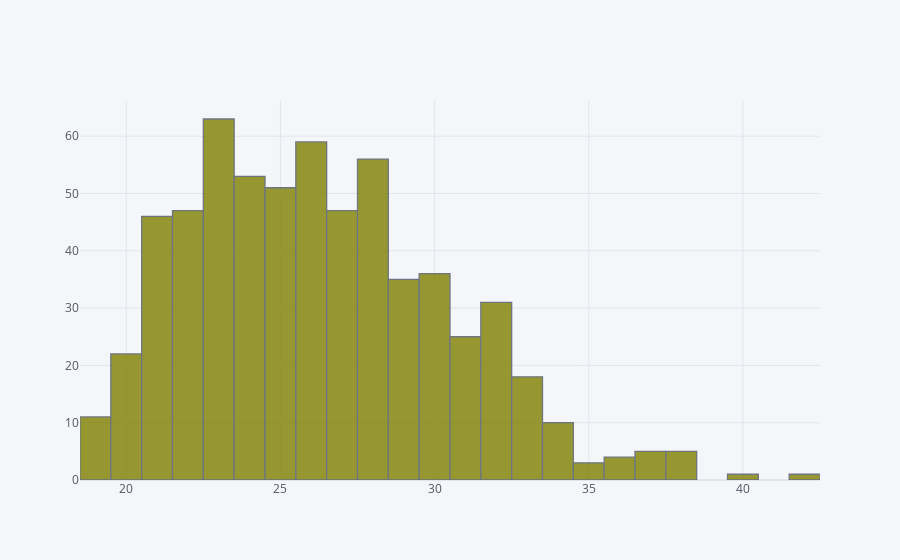

Notebook code cell kept with this figure:
### Markdown cell above
## Age Distribution

### Code cell
# Age distribution
df.Age.iplot(kind='hist',color='olive')

### Figure 1 — Plotly figure (JSON) as saved in the notebook; plotly's stock layout.template omitted (floating-point values rounded to 4 significant figures; data arrays with more than 128 entries replaced by an {"elided": "..."} marker saying what was removed)
{"data": [{"histfunc": "count", "histnorm": "", "marker": {"color": "rgba(128, 128, 0, 1.0)", "line": {"color": "#4D5663", "width": 1.3}}, "name": "Age", "opacity": 0.8, "orientation": "v", "type": "histogram", "x": {"elided": "629 int values"}}], "layout": {"barmode": "overlay", "legend": {"bgcolor": "#F5F6F9", "font": {"color": "#4D5663"}}, "paper_bgcolor": "#F5F6F9", "plot_bgcolor": "#F5F6F9", "title": {"font": {"color": "#4D5663"}}, "xaxis": {"gridcolor": "#E1E5ED", "showgrid": true, "tickfont": {"color": "#4D5663"}, "title": {"font": {"color": "#4D5663"}, "text": ""}, "zerolinecolor": "#E1E5ED"}, "yaxis": {"gridcolor": "#E1E5ED", "showgrid": true, "tickfont": {"color": "#4D5663"}, "title": {"font": {"color": "#4D5663"}, "text": ""}, "zerolinecolor": "#E1E5ED"}}}
